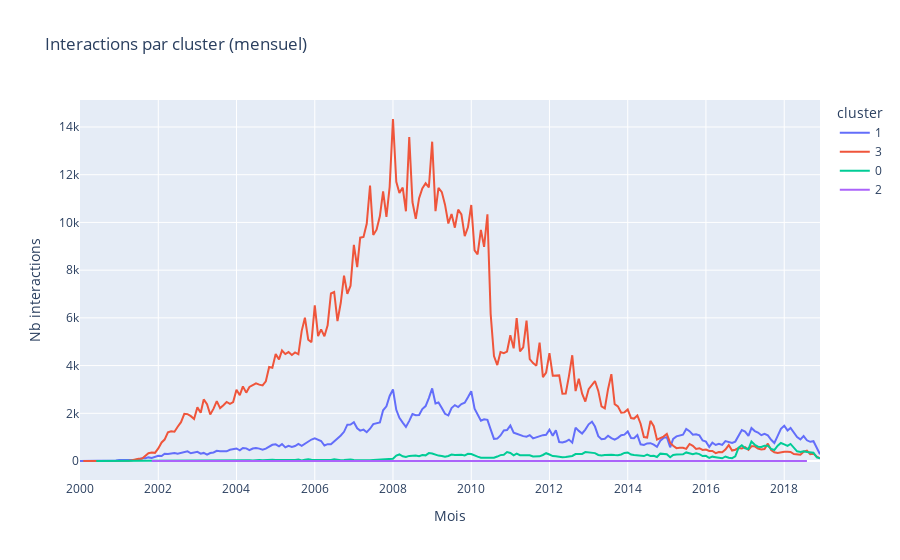

Write notebook code for a chart like this one.
### Code cell
df_time = (
    df_interaction_cluster.with_columns(
        pl.col("date").dt.truncate("1mo").alias("month")
    )
    .group_by(["month", "cluster"])
    .agg(pl.len().alias("n_interactions"))
    .sort("month")
)

pdf = df_time.to_pandas()

fig = px.line(
    pdf,
    x="month",
    y="n_interactions",
    color="cluster",
    title="Interactions par cluster (mensuel)",
    labels={"month": "Mois", "n_interactions": "Nb interactions"},
)
fig.update_xaxes(type="date")
fig.show()

### Figure 1 — Plotly figure (JSON) as saved in the notebook; plotly's stock layout.template omitted (floating-point values rounded to 4 significant figures; data arrays with more than 128 entries replaced by an {"elided": "..."} marker saying what was removed)
{"data": [{"hovertemplate": "cluster=1<br>Mois=%{x}<br>Nb interactions=%{y}<extra></extra>", "legendgroup": "1", "line": {"color": "#636efa", "dash": "solid"}, "marker": {"symbol": "circle"}, "mode": "lines", "name": "1", "orientation": "v", "showlegend": true, "type": "scatter", "x": {"elided": "221 str values"}, "xaxis": "x", "y": {"elided": "221 int values"}, "yaxis": "y"}, {"hovertemplate": "cluster=3<br>Mois=%{x}<br>Nb interactions=%{y}<extra></extra>", "legendgroup": "3", "line": {"color": "#EF553B", "dash": "solid"}, "marker": {"symbol": "circle"}, "mode": "lines", "name": "3", "orientation": "v", "showlegend": true, "type": "scatter", "x": {"elided": "223 str values"}, "xaxis": "x", "y": {"elided": "223 int values"}, "yaxis": "y"}, {"hovertemplate": "cluster=0<br>Mois=%{x}<br>Nb interactions=%{y}<extra></extra>", "legendgroup": "0", "line": {"color": "#00cc96", "dash": "solid"}, "marker": {"symbol": "circle"}, "mode": "lines", "name": "0", "orientation": "v", "showlegend": true, "type": "scatter", "x": {"elided": "219 str values"}, "xaxis": "x", "y": {"elided": "219 int values"}, "yaxis": "y"}, {"hovertemplate": "cluster=2<br>Mois=%{x}<br>Nb interactions=%{y}<extra></extra>", "legendgroup": "2", "line": {"color": "#ab63fa", "dash": "solid"}, "marker": {"symbol": "circle"}, "mode": "lines", "name": "2", "orientation": "v", "showlegend": true, "type": "scatter", "x": ["2001-11-01T00:00:00.000000", "2002-01-01T00:00:00.000000", "2002-03-01T00:00:00.000000", "2002-05-01T00:00:00.000000", "2003-02-01T00:00:00.000000", "2003-05-01T00:00:00.000000", "2003-09-01T00:00:00.000000", "2003-11-01T00:00:00.000000", "2004-08-01T00:00:00.000000", "2004-09-01T00:00:00.000000", "2005-06-01T00:00:00.000000", "2006-01-01T00:00:00.000000", "2006-02-01T00:00:00.000000", "2007-01-01T00:00:00.000000", "2007-08-01T00:00:00.000000", "2007-11-01T00:00:00.000000", "2008-01-01T00:00:00.000000", "2008-06-01T00:00:00.000000", "2008-09-01T00:00:00.000000", "2008-12-01T00:00:00.000000", "2009-04-01T00:00:00.000000", "2010-02-01T00:00:00.000000", "2010-05-01T00:00:00.000000", "2011-09-01T00:00:00.000000", "2011-10-01T00:00:00.000000", "2012-09-01T00:00:00.000000", "2012-12-01T00:00:00.000000", "2013-07-01T00:00:00.000000", "2013-08-01T00:00:00.000000", "2013-12-01T00:00:00.000000", "2014-01-01T00:00:00.000000", "2014-06-01T00:00:00.000000", "2014-10-01T00:00:00.000000", "2014-11-01T00:00:00.000000", "2015-08-01T00:00:00.000000", "2015-09-01T00:00:00.000000", "2015-10-01T00:00:00.000000", "2015-12-01T00:00:00.000000", "2016-03-01T00:00:00.000000", "2016-10-01T00:00:00.000000", "2016-11-01T00:00:00.000000", "2017-02-01T00:00:00.000000", "2017-05-01T00:00:00.000000", "2017-08-01T00:00:00.000000", "2017-11-01T00:00:00.000000", "2018-06-01T00:00:00.000000", "2018-08-01T00:00:00.000000"], "xaxis": "x", "y": [1, 1, 1, 1, 1, 1, 1, 1, 3, 1, 2, 1, 1, 1, 1, 2, 1, 2, 1, 1, 2, 1, 1, 1, 1, 1, 1, 2, 1, 1, 1, 1, 1, 1, 1, 1, 2, 1, 1, 1, 2, 2, 1, 1, 1, 1, 1], "yaxis": "y"}], "layout": {"legend": {"title": {"text": "cluster"}, "tracegroupgap": 0}, "title": {"text": "Interactions par cluster (mensuel)"}, "xaxis": {"anchor": "y", "domain": [0, 1], "title": {"text": "Mois"}, "type": "date"}, "yaxis": {"anchor": "x", "domain": [0, 1], "title": {"text": "Nb interactions"}}}}
